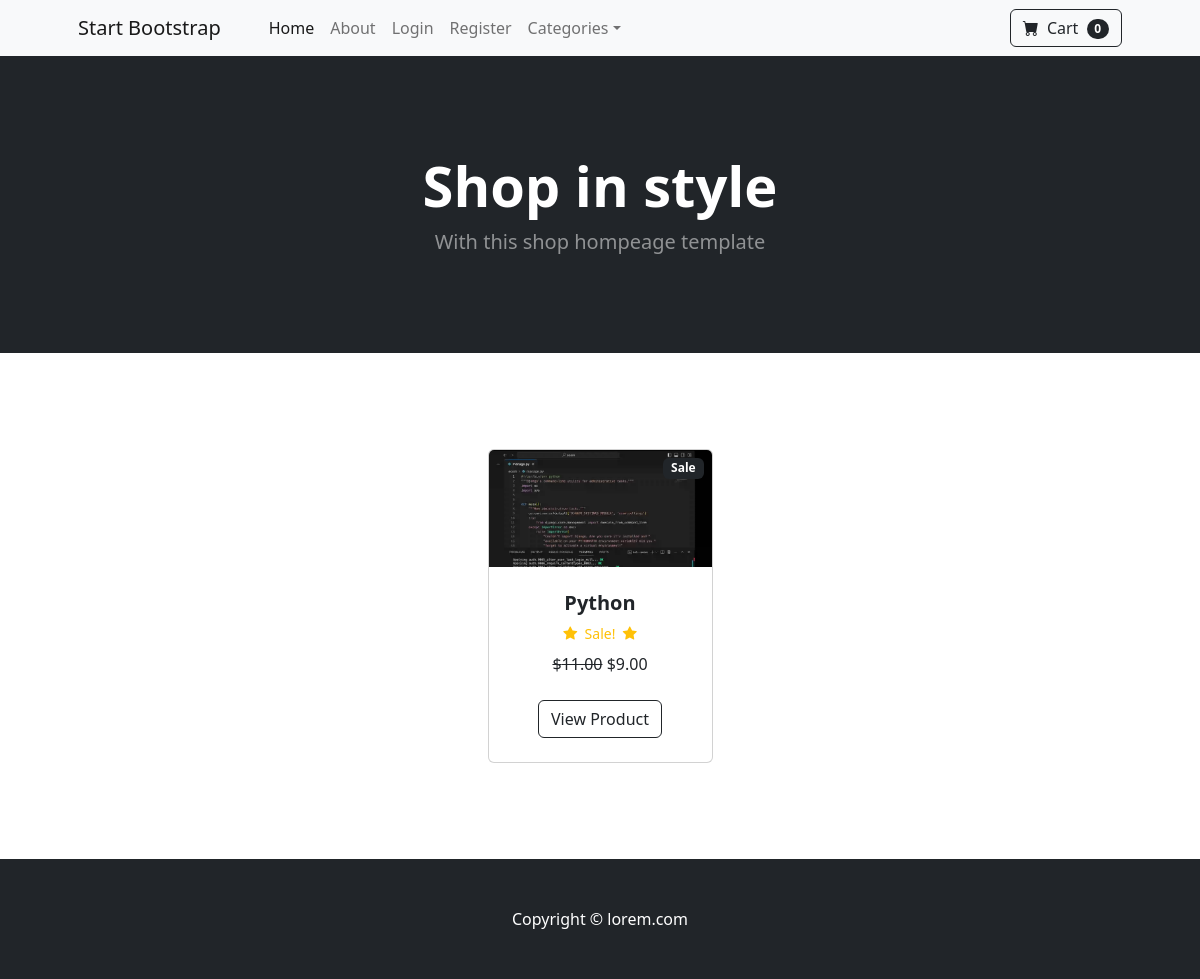
Before: / with the older database file.
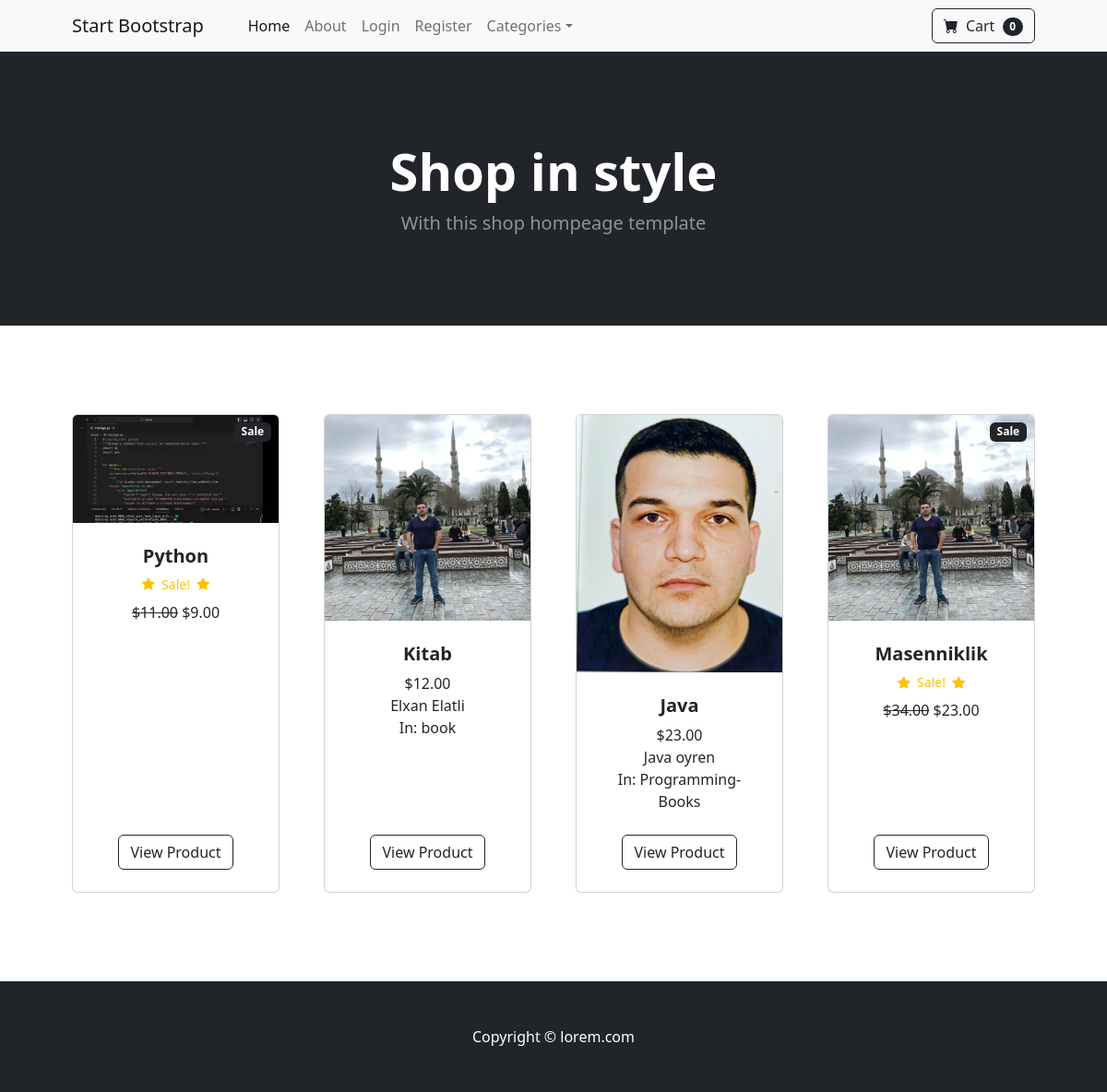
After: the same page with the newer database file.
### store/models.py (models this page shows, shortened)
class Product(models.Model):
    name = models.CharField(max_length=100,)
    price = models.DecimalField(default=0,decimal_places=2, max_digits=6)
    category = models.ForeignKey(Category, on_delete=models.CASCADE, default=1)
    description = models.CharField(max_length=250,default='', blank=True,null = True )
    image = models.ImageField(upload_to='uploads/product')
    is_sale = models.BooleanField(default=False)
    sales_price = models.DecimalField(default=0,decimal_places=2,max_digits=6 )

class Category(models.Model):
    name = models.CharField(max_length=50,)
    def __str__(self):
        return self.name
    class Meta:
        verbose_name_plural = 'categories'

### store/views.py (the view)
# urls.py: path('', views.home, name='home'),
def home(request):
    products = Product.objects.all()
    return render(request, 'home.html', {'products':products})

### templates/home.html
{% extends "base.html" %}
{% block content%}
        <header class="bg-dark py-5">
            <div class="container px-4 px-lg-5 my-5">
                <div class="text-center text-white">
                    <h1 class="display-4 fw-bolder">Shop in style</h1>
                    <p class="lead fw-normal text-white-50 mb-0">With this shop hompeage template</p>
                </div>
            </div>
        </header>
        <section class="py-5">
            <div class="container px-4 px-lg-5 mt-5">
                <div class="row gx-4 gx-lg-5 row-cols-2 row-cols-md-3 row-cols-xl-4 justify-content-center">
                    {% for product in products %}
                        {% if product.is_sale %}
                         <div class="col mb-5">
                        <div class="card h-100">
                            <div class="badge bg-dark text-white position-absolute" style="top: 0.5rem; right: 0.5rem">Sale</div>
                            <img class="card-img-top" src="{{ product.image.url}}" alt="..." />
                            <div class="card-body p-4">
                                <div class="text-center">
                                    <h5 class="fw-bolder">{{product.name}}</h5>
                                    <div class="d-flex justify-content-center small text-warning mb-2">
                                     <div class="bi-star-fill"></div>&nbsp;&nbsp;Sale!&nbsp;&nbsp;
                                     <div class="bi-star-fill"></div>
                                    </div>
                                    <strike>${{product.price}}</strike>
                                    ${{ product.sales_price }}
                                    <br/>
                                </div>
                            </div>
                            <div class="card-footer p-4 pt-0 border-top-0 bg-transparent">
                                <div class="text-center"><a class="btn btn-outline-dark mt-auto" href="{% url 'product' product.id %}">View Product</a></div>
                            </div>
                        </div>
                    </div>
                        {% else %}
                    <div class="col mb-5">
                        <div class="card h-100">
                            <img class="card-img-top" src="{{ product.image.url}}" alt="..." />
                            <div class="card-body p-4">
                                <div class="text-center">
                                    <h5 class="fw-bolder">{{product.name}}</h5>
                                    ${{product.price}}
                                    <br/>
                                    {{product.description }}
                                    <br/>
                                    In: {{product.category}}
                                </div>
                            </div>
                            <div class="card-footer p-4 pt-0 border-top-0 bg-transparent">
                                <div class="text-center"><a class="btn btn-outline-dark mt-auto" href="{% url 'product' product.id %}">View Product</a></div>
                            </div>
                        </div>
                    </div>
                        {% endif %}
                    {% endfor %}
                </div>
            </div>
        </section>
{% endblock%}

### templates/base.html (shortened to what this page needs)
{% load static %}
<!DOCTYPE html>
<html lang="en">
    <head>
        <link href="https://cdn.jsdelivr.net/npm/bootstrap-icons@1.5.0/font/bootstrap-icons.css" rel="stylesheet" />
        <link href="{% static 'css/styles.css' %}" rel="stylesheet" />
    </head>
    <body>
            {% include "navbar.html" %}
            {% block content%}
            {% endblock %}
        <footer class="py-5 bg-dark">
            <div class="container"><p class="m-0 text-center text-white">Copyright &copy; lorem.com</p></div>
        </footer>
    </body>
</html>

### templates/navbar.html (shortened to what this page needs)
        <nav class="navbar navbar-expand-lg navbar-light bg-light">
            <div class="container px-4 px-lg-5">
                <a class="navbar-brand" href="{% url 'home' %}">Start Bootstrap</a>
                <div class="collapse navbar-collapse" id="navbarSupportedContent">
                    <ul class="navbar-nav me-auto mb-2 mb-lg-0 ms-lg-4">
                        <li class="nav-item"><a class="nav-link active" aria-current="page" href="{% url 'home' %}">Home</a></li>
                        <li class="nav-item"><a class="nav-link" href="{% url 'about' %}">About</a></li>
                    {% if user.is_authenticated %}
                        <li class="nav-item"><a class="nav-link" href="{% url 'logout' %}">Logout</a></li>
                    {% else %}
                        <li class="nav-item"><a class="nav-link" href="{% url 'login' %}">Login</a></li>
                        <li class="nav-item"><a class="nav-link" href="{% url 'register' %}">Register</a></li>
                    {% endif %}
                        <li class="nav-item dropdown">
                            <a class="nav-link dropdown-toggle" id="navbarDropdown" href="#" role="button" data-bs-toggle="dropdown" aria-expanded="false">Categories</a>
                        </li>
                    </ul>
                    <form class="d-flex">
                        <button class="btn btn-outline-dark" type="submit">
                            <i class="bi-cart-fill me-1"></i>
                            Cart
                            <span class="badge bg-dark text-white ms-1 rounded-pill">0</span>
                        </button>
                    </form>
                </div>
            </div>
        </nav>

Changed rows visible on the page:
added Product: image (picture), name "Kitab", price "12.00", description "Elxan Elatli", category "book"
added Product: image (picture), name "Java", price "23.00", description "Java oyren", category "Programming-Books"
added Product: image (picture), name "Masenniklik", price "34.00", sales_price "23.00"
